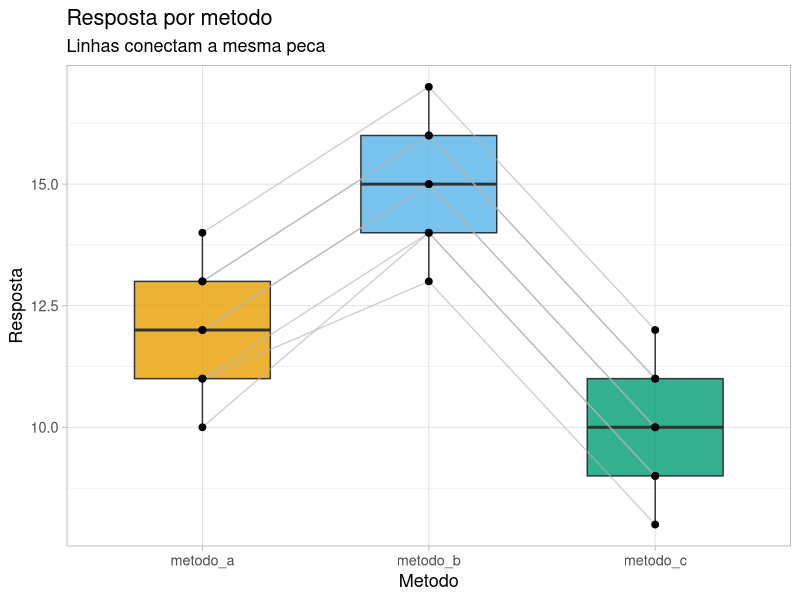

Reproduce this figure in R.
# Teste de Friedman (Dados pareados) ----
# Cada linha da base original representa uma peça.
# metodo_a, metodo_b, metodo_c = tratamentos
# resposta = valor medido
# Usar quando há 3 ou mais condições:
# - os dados são dependentes ou pareados
# - a variável é ordinal ou numérica
# - a normalidade é duvidosa ou violada

# Configuracoes ----
options(scipen = 999)
paleta_okabe_ito <- c("metodo_a" = "#E69F00",
                      "metodo_b" = "#56B4E9",
                      "metodo_c" = "#009E73")

# Pacotes ----
library(dplyr)
library(tidyr)
library(ggplot2)
library(rstatix)

# Dados ----
dados <- data.frame(
  peca = factor(1:8),
  metodo_a = c(10, 12, 11, 13, 12, 11, 14, 13),
  metodo_b = c(14, 15, 13, 16, 15, 14, 17, 16),
  metodo_c = c( 9, 10,  8, 11, 10,  9, 12, 11))

print(dados)

# Dados em formato longo ----
dados_longos <- dados %>%
  pivot_longer(cols = -peca, names_to = "metodo", values_to = "resposta")

print(dados_longos)

# Teste de Friedman ----
dados_longos %>% friedman_test(resposta ~ metodo | peca)

# Pos-teste ----
dados_longos %>% pairwise_wilcox_test(resposta ~ metodo,
    paired = TRUE, p.adjust.method = "bonferroni")

# Tamanho de Efeito: Estatística W de Kendal (de 0 a 1) ----
dados_longos %>% friedman_effsize(resposta ~ metodo | peca)

# Boxplot ----
ggplot(dados_longos, aes(x = metodo, y = resposta, fill = metodo)) +
  geom_boxplot(alpha = 0.8, width = 0.6) +
  geom_line(aes(group = peca), color = "gray70", alpha = 0.6) +
  geom_point(size = 2) +
  scale_fill_manual(values = paleta_okabe_ito) +
  labs(title = "Resposta por metodo", subtitle = "Linhas conectam a mesma peca",
       x = "Metodo", y = "Resposta") +
  theme_light(base_size = 13) +
  theme(legend.position = "none")
